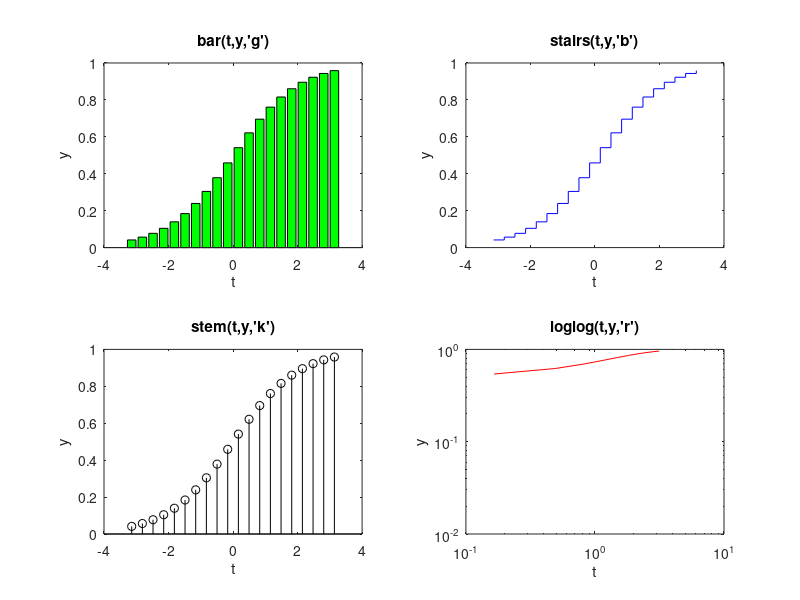

Write MATLAB code to recreate this figure.
clear,clc;
t=linspace(-pi,pi,20);
y=1./(1+exp(-t));
subplot(2,2,1);bar(t,y,'g');
xlabel('t');ylabel('y');
title('bar(t,y,''g'')');
subplot(2,2,2);stairs(t,y,'b');
xlabel('t');ylabel('y');
title('stairs(t,y,''b'')');
subplot(2,2,3);stem(t,y,'k');
xlabel('t');ylabel('y');
title('stem(t,y,''k'')');
subplot(2,2,4);loglog(t,y,'r');
xlabel('t');ylabel('y');
title('loglog(t,y,''r'')');